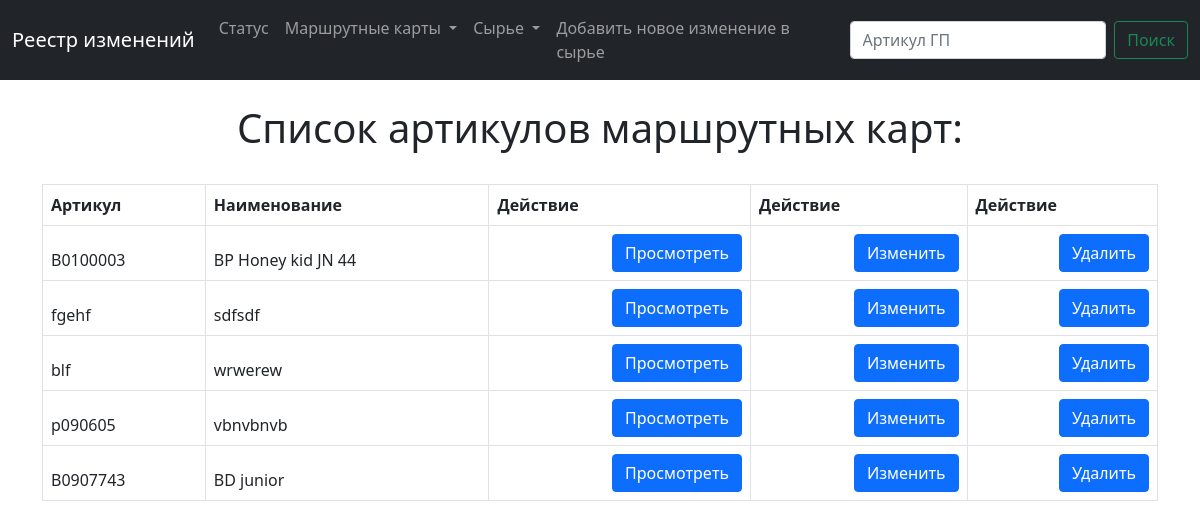
The page /list_sku on the database as committed earlier.
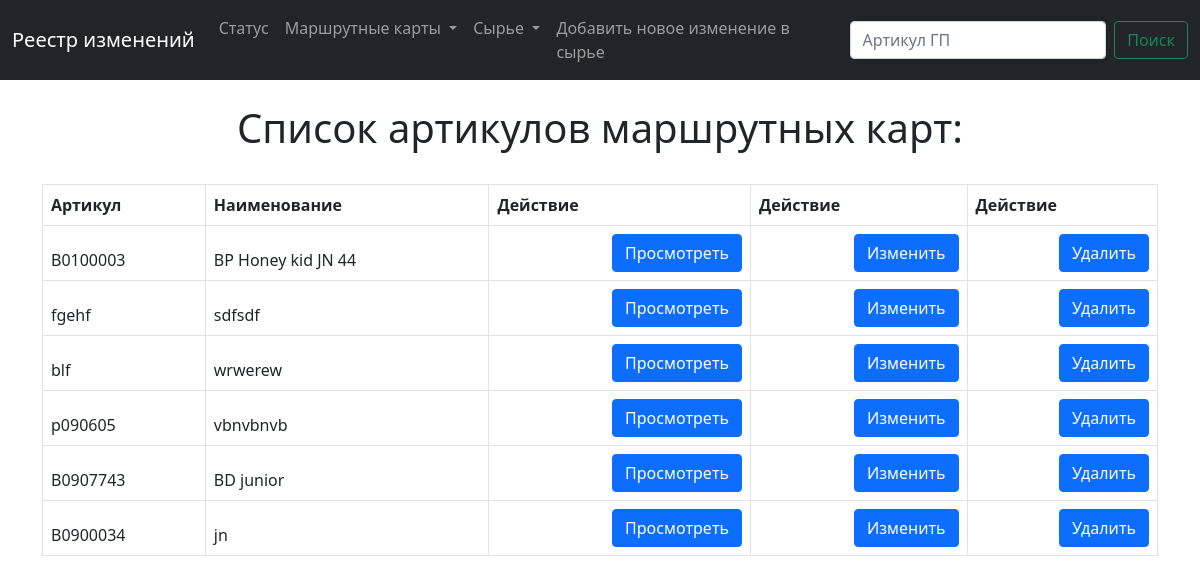
The same page on the database as committed later.
### main/models.py (models this page shows, shortened)
class Sku (models.Model):
    num = models.CharField(max_length=200)  # артикул готоваой продукции (ГП)
    name = models.CharField(max_length=200)  # наименование ГП
    raw = models.ManyToManyField(Raw, blank=True, null=True)  # сырье
    weight = models.IntegerField(blank=True, null=True)  # вес
    photo = models.ImageField(blank=True, null=True,
                              upload_to="images/")  # фото
    type = models.ForeignKey(ProductsTypes, blank=True, null=True, on_delete=models.CASCADE)

### main/views.py (the view)
# urls.py: path('list_sku', views.list_sku, name='list_sku'),
def list_sku(request):
    skus = Sku.objects.all()
    return render(request, 'main/list_sku.html', {'skus': skus})

### main/templates/main/list_sku.html (shortened to what this page needs)
{% extends 'main/base.html' %}
{% block content%}
    {% if skus %}
        <br>
        <center>
            <h1> Cписок артикулов маршрутных карт: </h1>
        </center>
        <br>
        <div class="container">
            <table class="table table-bordered">
                <thead>
                    <tr style="font-weight:bold">
                        <td>Артикул</td>
                        <td>Наименование</td>
                        <td>Действие</td>
                        <td>Действие</td>
                        <td>Действие</td>
                    </tr>
                    <tr>
                        {% for sku in skus %}
                            <td>{{ sku.num }}</td>
                            <td>{{ sku.name }}</td>
                            <td align="right">
                                <div class="btn-group" role="group" aria-label="Basic example">
                                    <a href="{% url 'show_sku' sku.id %}" type="button" class="btn btn-primary">Просмотреть</a>
                                </div>
                            </td>
                            <td align="right">
                                <div class="btn-group" role="group" aria-label="Basic example">
                                    <a href="{% url 'update_sku' sku.id %}" type="button" class="btn btn-primary">Изменить</a>
                                </div>
                            </td>
                            <td align="right">
                                <div class="btn-group" role="group" aria-label="Basic example">
                                    <a href="{% url 'delete_sku' sku.id %}" type="button" class="btn btn-primary">Удалить</a>
                                </div>
                            </td>
                            </tr>
                        {% endfor %}
                    </thead>
                </table>
            </div>
    {% endif %}
{%endblock%}

Rows that differ between the two databases and show on the page:
added Sku: num "B0900034", name "jn"
